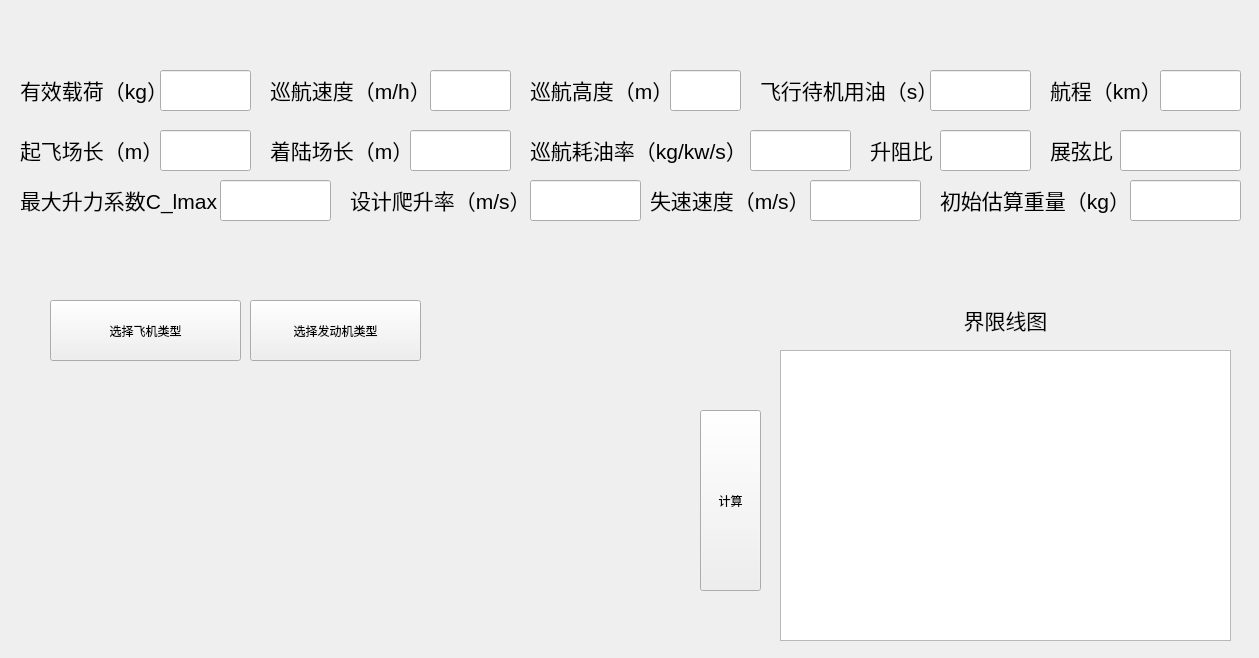
<?xml version="1.0" encoding="UTF-8"?>
<ui version="4.0">
 <class>Widget</class>
 <widget class="QWidget" name="Widget">
  <property name="geometry">
   <rect>
    <x>0</x>
    <y>0</y>
    <width>1259</width>
    <height>658</height>
   </rect>
  </property>
  <property name="windowTitle">
   <string>Widget</string>
  </property>
  <widget class="QLineEdit" name="lineEdit_5">
   <property name="geometry">
    <rect>
     <x>930</x>
     <y>70</y>
     <width>101</width>
     <height>41</height>
    </rect>
   </property>
   <property name="text">
    <string/>
   </property>
  </widget>
  <widget class="QLabel" name="label_10">
   <property name="geometry">
    <rect>
     <x>20</x>
     <y>130</y>
     <width>141</width>
     <height>41</height>
    </rect>
   </property>
   <property name="text">
    <string>&lt;html&gt;&lt;head/&gt;&lt;body&gt;&lt;p&gt;&lt;span style=&quot; font-size:16pt;&quot;&gt;起飞场长（m）&lt;/span&gt;&lt;/p&gt;&lt;/body&gt;&lt;/html&gt;</string>
   </property>
   <property name="alignment">
    <set>Qt::AlignmentFlag::AlignLeading|Qt::AlignmentFlag::AlignLeft|Qt::AlignmentFlag::AlignVCenter</set>
   </property>
  </widget>
  <widget class="QLabel" name="label_3">
   <property name="geometry">
    <rect>
     <x>530</x>
     <y>70</y>
     <width>141</width>
     <height>41</height>
    </rect>
   </property>
   <property name="text">
    <string>&lt;html&gt;&lt;head/&gt;&lt;body&gt;&lt;p&gt;&lt;span style=&quot; font-size:16pt;&quot;&gt;巡航高度（m）&lt;/span&gt;&lt;/p&gt;&lt;/body&gt;&lt;/html&gt;</string>
   </property>
   <property name="alignment">
    <set>Qt::AlignmentFlag::AlignLeading|Qt::AlignmentFlag::AlignLeft|Qt::AlignmentFlag::AlignVCenter</set>
   </property>
  </widget>
  <widget class="QLabel" name="label">
   <property name="geometry">
    <rect>
     <x>20</x>
     <y>70</y>
     <width>141</width>
     <height>41</height>
    </rect>
   </property>
   <property name="text">
    <string>&lt;html&gt;&lt;head/&gt;&lt;body&gt;&lt;p&gt;&lt;span style=&quot; font-size:16pt;&quot;&gt;有效载荷（kg）&lt;/span&gt;&lt;/p&gt;&lt;/body&gt;&lt;/html&gt;</string>
   </property>
   <property name="alignment">
    <set>Qt::AlignmentFlag::AlignLeading|Qt::AlignmentFlag::AlignLeft|Qt::AlignmentFlag::AlignVCenter</set>
   </property>
  </widget>
  <widget class="QLineEdit" name="lineEdit_3">
   <property name="geometry">
    <rect>
     <x>670</x>
     <y>70</y>
     <width>71</width>
     <height>41</height>
    </rect>
   </property>
   <property name="text">
    <string/>
   </property>
  </widget>
  <widget class="QLineEdit" name="lineEdit_1">
   <property name="geometry">
    <rect>
     <x>160</x>
     <y>70</y>
     <width>91</width>
     <height>41</height>
    </rect>
   </property>
   <property name="text">
    <string/>
   </property>
  </widget>
  <widget class="QLineEdit" name="lineEdit_7">
   <property name="geometry">
    <rect>
     <x>410</x>
     <y>130</y>
     <width>101</width>
     <height>41</height>
    </rect>
   </property>
   <property name="text">
    <string/>
   </property>
  </widget>
  <widget class="QLabel" name="label_5">
   <property name="geometry">
    <rect>
     <x>1050</x>
     <y>70</y>
     <width>111</width>
     <height>41</height>
    </rect>
   </property>
   <property name="text">
    <string>&lt;html&gt;&lt;head/&gt;&lt;body&gt;&lt;p&gt;&lt;span style=&quot; font-size:16pt;&quot;&gt;航程（km）&lt;/span&gt;&lt;/p&gt;&lt;/body&gt;&lt;/html&gt;</string>
   </property>
   <property name="alignment">
    <set>Qt::AlignmentFlag::AlignLeading|Qt::AlignmentFlag::AlignLeft|Qt::AlignmentFlag::AlignVCenter</set>
   </property>
  </widget>
  <widget class="QLineEdit" name="lineEdit_6">
   <property name="geometry">
    <rect>
     <x>160</x>
     <y>130</y>
     <width>91</width>
     <height>41</height>
    </rect>
   </property>
   <property name="text">
    <string/>
   </property>
  </widget>
  <widget class="QLabel" name="label_8">
   <property name="geometry">
    <rect>
     <x>760</x>
     <y>70</y>
     <width>201</width>
     <height>41</height>
    </rect>
   </property>
   <property name="text">
    <string>&lt;html&gt;&lt;head/&gt;&lt;body&gt;&lt;p&gt;&lt;span style=&quot; font-size:16pt;&quot;&gt;飞行待机用油（s）&lt;/span&gt;&lt;/p&gt;&lt;/body&gt;&lt;/html&gt;</string>
   </property>
   <property name="alignment">
    <set>Qt::AlignmentFlag::AlignLeading|Qt::AlignmentFlag::AlignLeft|Qt::AlignmentFlag::AlignVCenter</set>
   </property>
  </widget>
  <widget class="QLabel" name="label_11">
   <property name="geometry">
    <rect>
     <x>270</x>
     <y>130</y>
     <width>141</width>
     <height>41</height>
    </rect>
   </property>
   <property name="text">
    <string>&lt;html&gt;&lt;head/&gt;&lt;body&gt;&lt;p&gt;&lt;span style=&quot; font-size:16pt;&quot;&gt;着陆场长（m）&lt;/span&gt;&lt;/p&gt;&lt;/body&gt;&lt;/html&gt;</string>
   </property>
   <property name="alignment">
    <set>Qt::AlignmentFlag::AlignLeading|Qt::AlignmentFlag::AlignLeft|Qt::AlignmentFlag::AlignVCenter</set>
   </property>
  </widget>
  <widget class="QLabel" name="label_2">
   <property name="geometry">
    <rect>
     <x>270</x>
     <y>70</y>
     <width>161</width>
     <height>41</height>
    </rect>
   </property>
   <property name="text">
    <string>&lt;html&gt;&lt;head/&gt;&lt;body&gt;&lt;p&gt;&lt;span style=&quot; font-size:16pt;&quot;&gt;巡航速度（m/h）&lt;/span&gt;&lt;/p&gt;&lt;/body&gt;&lt;/html&gt;</string>
   </property>
   <property name="alignment">
    <set>Qt::AlignmentFlag::AlignLeading|Qt::AlignmentFlag::AlignLeft|Qt::AlignmentFlag::AlignVCenter</set>
   </property>
  </widget>
  <widget class="QLineEdit" name="lineEdit_10">
   <property name="geometry">
    <rect>
     <x>1160</x>
     <y>70</y>
     <width>81</width>
     <height>41</height>
    </rect>
   </property>
   <property name="text">
    <string/>
   </property>
  </widget>
  <widget class="QLineEdit" name="lineEdit_2">
   <property name="geometry">
    <rect>
     <x>430</x>
     <y>70</y>
     <width>81</width>
     <height>41</height>
    </rect>
   </property>
   <property name="text">
    <string/>
   </property>
  </widget>
  <widget class="QPushButton" name="pushButton">
   <property name="geometry">
    <rect>
     <x>50</x>
     <y>300</y>
     <width>191</width>
     <height>61</height>
    </rect>
   </property>
   <property name="text">
    <string>选择飞机类型</string>
   </property>
  </widget>
  <widget class="QPushButton" name="pushButton2">
   <property name="geometry">
    <rect>
     <x>250</x>
     <y>300</y>
     <width>171</width>
     <height>61</height>
    </rect>
   </property>
   <property name="text">
    <string>选择发动机类型</string>
   </property>
  </widget>
  <widget class="QLabel" name="label_13">
   <property name="geometry">
    <rect>
     <x>530</x>
     <y>130</y>
     <width>221</width>
     <height>41</height>
    </rect>
   </property>
   <property name="text">
    <string>&lt;html&gt;&lt;head/&gt;&lt;body&gt;&lt;p&gt;&lt;span style=&quot; font-size:16pt;&quot;&gt;巡航耗油率（kg/kw/s）&lt;/span&gt;&lt;/p&gt;&lt;/body&gt;&lt;/html&gt;</string>
   </property>
   <property name="alignment">
    <set>Qt::AlignmentFlag::AlignLeading|Qt::AlignmentFlag::AlignLeft|Qt::AlignmentFlag::AlignVCenter</set>
   </property>
  </widget>
  <widget class="QLineEdit" name="lineEdit_11">
   <property name="geometry">
    <rect>
     <x>750</x>
     <y>130</y>
     <width>101</width>
     <height>41</height>
    </rect>
   </property>
   <property name="text">
    <string/>
   </property>
  </widget>
  <widget class="QPushButton" name="pushButton_2">
   <property name="geometry">
    <rect>
     <x>700</x>
     <y>410</y>
     <width>61</width>
     <height>181</height>
    </rect>
   </property>
   <property name="text">
    <string>计算</string>
   </property>
  </widget>
  <widget class="QGraphicsView" name="graphicsView">
   <property name="geometry">
    <rect>
     <x>780</x>
     <y>350</y>
     <width>451</width>
     <height>291</height>
    </rect>
   </property>
  </widget>
  <widget class="QLabel" name="label_14">
   <property name="geometry">
    <rect>
     <x>900</x>
     <y>300</y>
     <width>211</width>
     <height>41</height>
    </rect>
   </property>
   <property name="text">
    <string>&lt;html&gt;&lt;head/&gt;&lt;body&gt;&lt;p&gt;&lt;span style=&quot; font-size:16pt;&quot;&gt;界限线图&lt;/span&gt;&lt;/p&gt;&lt;/body&gt;&lt;/html&gt;</string>
   </property>
   <property name="alignment">
    <set>Qt::AlignmentFlag::AlignCenter</set>
   </property>
  </widget>
  <widget class="QLabel" name="label_15">
   <property name="geometry">
    <rect>
     <x>20</x>
     <y>180</y>
     <width>201</width>
     <height>41</height>
    </rect>
   </property>
   <property name="text">
    <string>&lt;html&gt;&lt;head/&gt;&lt;body&gt;&lt;p&gt;&lt;span style=&quot; font-size:16pt;&quot;&gt;最大升力系数C_lmax&lt;/span&gt;&lt;/p&gt;&lt;/body&gt;&lt;/html&gt;</string>
   </property>
   <property name="alignment">
    <set>Qt::AlignmentFlag::AlignLeading|Qt::AlignmentFlag::AlignLeft|Qt::AlignmentFlag::AlignVCenter</set>
   </property>
  </widget>
  <widget class="QLineEdit" name="lineEdit_12">
   <property name="geometry">
    <rect>
     <x>220</x>
     <y>180</y>
     <width>111</width>
     <height>41</height>
    </rect>
   </property>
   <property name="text">
    <string/>
   </property>
  </widget>
  <widget class="QLabel" name="label_16">
   <property name="geometry">
    <rect>
     <x>350</x>
     <y>180</y>
     <width>181</width>
     <height>41</height>
    </rect>
   </property>
   <property name="text">
    <string>&lt;html&gt;&lt;head/&gt;&lt;body&gt;&lt;p&gt;&lt;span style=&quot; font-size:16pt;&quot;&gt;设计爬升率（m/s）&lt;/span&gt;&lt;/p&gt;&lt;/body&gt;&lt;/html&gt;</string>
   </property>
   <property name="alignment">
    <set>Qt::AlignmentFlag::AlignLeading|Qt::AlignmentFlag::AlignLeft|Qt::AlignmentFlag::AlignVCenter</set>
   </property>
  </widget>
  <widget class="QLineEdit" name="lineEdit_13">
   <property name="geometry">
    <rect>
     <x>530</x>
     <y>180</y>
     <width>111</width>
     <height>41</height>
    </rect>
   </property>
   <property name="text">
    <string/>
   </property>
  </widget>
  <widget class="QLabel" name="label_17">
   <property name="geometry">
    <rect>
     <x>650</x>
     <y>180</y>
     <width>161</width>
     <height>41</height>
    </rect>
   </property>
   <property name="text">
    <string>&lt;html&gt;&lt;head/&gt;&lt;body&gt;&lt;p&gt;&lt;span style=&quot; font-size:16pt;&quot;&gt;失速速度（m/s）&lt;/span&gt;&lt;/p&gt;&lt;/body&gt;&lt;/html&gt;</string>
   </property>
   <property name="alignment">
    <set>Qt::AlignmentFlag::AlignLeading|Qt::AlignmentFlag::AlignLeft|Qt::AlignmentFlag::AlignVCenter</set>
   </property>
  </widget>
  <widget class="QLineEdit" name="lineEdit_14">
   <property name="geometry">
    <rect>
     <x>810</x>
     <y>180</y>
     <width>111</width>
     <height>41</height>
    </rect>
   </property>
   <property name="text">
    <string/>
   </property>
  </widget>
  <widget class="QLabel" name="label_18">
   <property name="geometry">
    <rect>
     <x>940</x>
     <y>180</y>
     <width>191</width>
     <height>41</height>
    </rect>
   </property>
   <property name="text">
    <string>&lt;html&gt;&lt;head/&gt;&lt;body&gt;&lt;p&gt;&lt;span style=&quot; font-size:16pt;&quot;&gt;初始估算重量（kg）&lt;/span&gt;&lt;/p&gt;&lt;/body&gt;&lt;/html&gt;</string>
   </property>
   <property name="alignment">
    <set>Qt::AlignmentFlag::AlignLeading|Qt::AlignmentFlag::AlignLeft|Qt::AlignmentFlag::AlignVCenter</set>
   </property>
  </widget>
  <widget class="QLineEdit" name="lineEdit_15">
   <property name="geometry">
    <rect>
     <x>1130</x>
     <y>180</y>
     <width>111</width>
     <height>41</height>
    </rect>
   </property>
   <property name="text">
    <string/>
   </property>
  </widget>
  <widget class="QLabel" name="label_21">
   <property name="geometry">
    <rect>
     <x>870</x>
     <y>130</y>
     <width>71</width>
     <height>41</height>
    </rect>
   </property>
   <property name="text">
    <string>&lt;html&gt;&lt;head/&gt;&lt;body&gt;&lt;p&gt;&lt;span style=&quot; font-size:16pt;&quot;&gt;升阻比&lt;/span&gt;&lt;/p&gt;&lt;/body&gt;&lt;/html&gt;</string>
   </property>
   <property name="alignment">
    <set>Qt::AlignmentFlag::AlignLeading|Qt::AlignmentFlag::AlignLeft|Qt::AlignmentFlag::AlignVCenter</set>
   </property>
  </widget>
  <widget class="QLineEdit" name="lineEdit_18">
   <property name="geometry">
    <rect>
     <x>940</x>
     <y>130</y>
     <width>91</width>
     <height>41</height>
    </rect>
   </property>
   <property name="text">
    <string/>
   </property>
  </widget>
  <widget class="QLabel" name="resultLabel">
   <property name="geometry">
    <rect>
     <x>530</x>
     <y>340</y>
     <width>161</width>
     <height>51</height>
    </rect>
   </property>
   <property name="text">
    <string/>
   </property>
  </widget>
  <widget class="QLabel" name="label_23">
   <property name="geometry">
    <rect>
     <x>1050</x>
     <y>130</y>
     <width>71</width>
     <height>41</height>
    </rect>
   </property>
   <property name="text">
    <string>&lt;html&gt;&lt;head/&gt;&lt;body&gt;&lt;p&gt;&lt;span style=&quot; font-size:16pt;&quot;&gt;展弦比&lt;/span&gt;&lt;/p&gt;&lt;/body&gt;&lt;/html&gt;</string>
   </property>
   <property name="alignment">
    <set>Qt::AlignmentFlag::AlignLeading|Qt::AlignmentFlag::AlignLeft|Qt::AlignmentFlag::AlignVCenter</set>
   </property>
  </widget>
  <widget class="QLineEdit" name="lineEdit_20">
   <property name="geometry">
    <rect>
     <x>1120</x>
     <y>130</y>
     <width>121</width>
     <height>41</height>
    </rect>
   </property>
   <property name="text">
    <string/>
   </property>
  </widget>
 </widget>
 <resources/>
 <connections/>
</ui>
